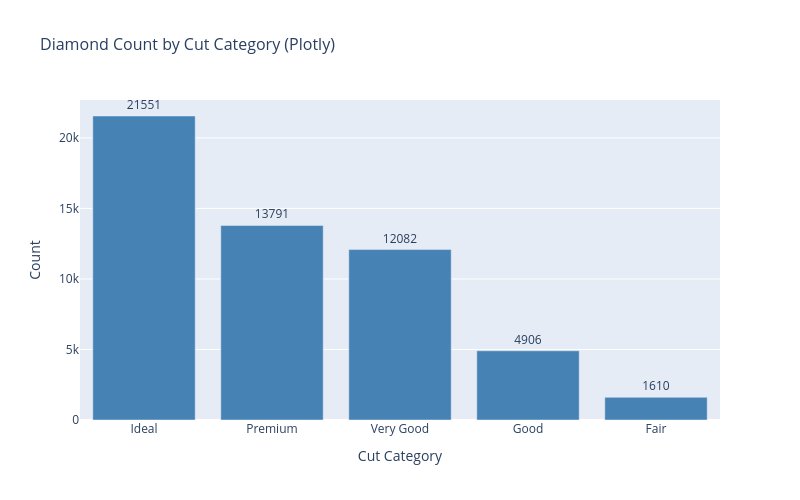

Source (notebook cell):
### Markdown cell above
### 3. Plotly Bar Chart

Plotly creates interactive visualizations that can be explored in the notebook or saved as HTML files.

### Code cell
# Create the bar chart using Plotly
fig = px.bar(
    x=cut_counts.index, 
    y=cut_counts.values,
    labels={'x': 'Cut Category', 'y': 'Count'},
    title='Diamond Count by Cut Category (Plotly)'
)

# Update layout for better appearance
fig.update_layout(
    xaxis_title='Cut Category',
    yaxis_title='Count',
    title_font_size=16,
    width=800,
    height=500
)

# Update bar color and add hover text
fig.update_traces(marker_color='steelblue', text=cut_counts.values, textposition='outside')

fig.show()

### Figure 1 — Plotly figure (JSON) as saved in the notebook; plotly's stock layout.template omitted (floating-point values rounded to 4 significant figures)
{"data": [{"hovertemplate": "Cut Category=%{x}<br>Count=%{y}<extra></extra>", "legendgroup": "", "marker": {"color": "steelblue", "pattern": {"shape": ""}}, "name": "", "orientation": "v", "showlegend": false, "text": [21550.0, 13790.0, 12080.0, 4906.0, 1610.0], "textposition": "outside", "type": "bar", "x": ["Ideal", "Premium", "Very Good", "Good", "Fair"], "xaxis": "x", "y": [21551, 13791, 12082, 4906, 1610], "yaxis": "y"}], "layout": {"barmode": "relative", "height": 500, "legend": {"tracegroupgap": 0}, "title": {"font": {"size": 16}, "text": "Diamond Count by Cut Category (Plotly)"}, "width": 800, "xaxis": {"anchor": "y", "domain": [0, 1], "title": {"text": "Cut Category"}}, "yaxis": {"anchor": "x", "domain": [0, 1], "title": {"text": "Count"}}}}
